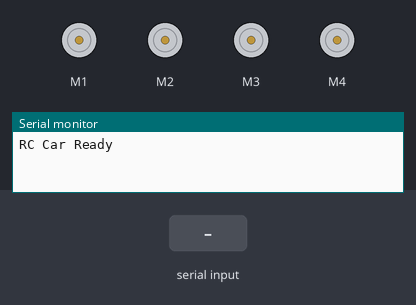
A program run on a simulated Arduino Uno, built with avr-gcc and run on an emulated ATmega328P. On the bench: 4 × DC motor (green arrow = forward, orange = backward, longer = faster), the last lines printed to the serial monitor. Inputs (shaded band) come from the test bench.

Above: at 1.2 s.
1.3 s: "F" received over Serial
At 1.7 s:
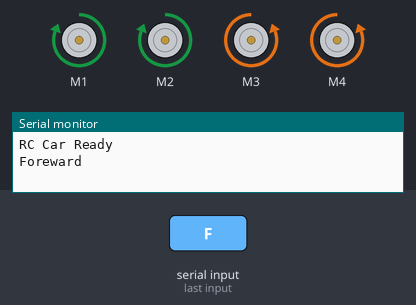
4.3 s: "B" received over Serial
At 5.2 s:
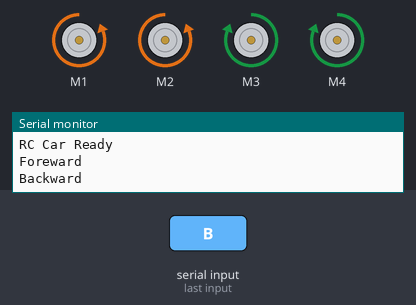
7.3 s: "L" received over Serial
At 8.5 s:
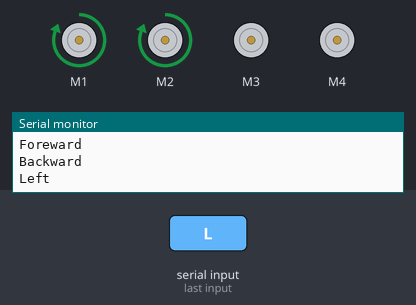
10.3 s: "R" received over Serial
At 10.9 s:
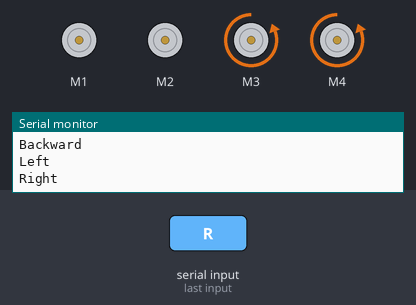
Timing chart, 0 to 13.3 s (numbered marks = the images above; inputs shaded):
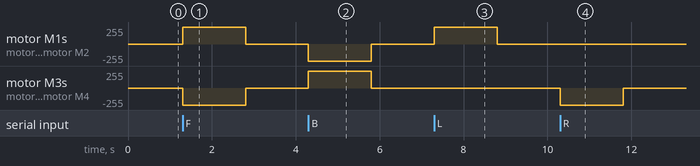

Measured:
- after the input at 1.3 s, motor M1, motor M2: stopped → forward 255/255 at once, → stopped 1.5 s later; motor M3, motor M4: stopped → backward 255/255 at once, → stopped 1.5 s later
- after the input at 4.3 s, motor M1, motor M2: stopped → backward 255/255 at once, → stopped 1.5 s later; motor M3, motor M4: stopped → forward 255/255 at once, → stopped 1.5 s later
- after the input at 7.3 s, motor M1, motor M2: stopped → forward 255/255 at once, → stopped 1.5 s later
- after the input at 10.3 s, motor M3, motor M4: stopped → backward 255/255 at once, → stopped 1.5 s later

The program:

main.cpp
```cpp
#include <Arduino.h>
#include <AFMotor.h>
#include <SoftwareSerial.h>
// Using the hardware UART for HC-05 (0,1 pins)
#define BTSerial Serial

//Use SoftwareSerial when connecting to pins other than 0,1
//SoftwareSerial BTSerial(10,11)
// Define motor objects using AFMotor library
AF_DCMotor motor1(1, MOTOR12_1KHZ); // Motor 1
AF_DCMotor motor2(2, MOTOR12_1KHZ); // Motor 2
AF_DCMotor motor3(3, MOTOR34_1KHZ); // Motor 3
AF_DCMotor motor4(4, MOTOR34_1KHZ); // Motor 4
// Safety timeout (ms) — stops motors if no command received
unsigned long lastBTTime = 0;
const unsigned long BT_TIMEOUT = 1500; // 1.5 seconds

// Function prototypes
void moveForward();
void moveBackward();
void turnLeft();
void turnRight();
void stopMotors();

void setup()
{
  BTSerial.begin(9600);
  Serial.begin(9600);

  // Initialize motors to stop
  motor1.setSpeed(255);
  motor2.setSpeed(255);
  motor3.setSpeed(255);
  motor4.setSpeed(255);

  stopMotors();

  Serial.println("RC Car Ready");
}

void loop()
{

  // Check for Bluetooth commands
  if (BTSerial.available())
  {
    char c = BTSerial.read();
    lastBTTime = millis(); // update last command time

    switch (c)
    {
    case 'F':
    case 'f':
      moveForward();
      break;

    case 'B':
    case 'b':
      moveBackward();
      break;

    case 'L':
    case 'l':
      turnLeft();
      break;

    case 'R':
    case 'r':
      turnRight();
      break;

    case 'S':
    case 's':
      stopMotors();
      break;

    default:
      break;
    }
  }

  if (millis() - lastBTTime > BT_TIMEOUT)
  {
    stopMotors();
  }
}

// =======================
// Motor control functions
// =======================

void moveForward()
{
  motor1.run(FORWARD);
  motor2.run(FORWARD);
  motor3.run(BACKWARD);
  motor4.run(BACKWARD);
  BTSerial.println("Foreward");
}

void moveBackward()
{
  motor1.run(BACKWARD);
  motor2.run(BACKWARD);
  motor3.run(FORWARD);
  motor4.run(FORWARD);
  BTSerial.println("Backward");
}

void turnLeft()
{
  // left motors backward, right motors forward
  motor1.run(FORWARD); // Motor 1 moves backward
  motor2.run(FORWARD); // Motor 2 moves forward
  motor3.run(RELEASE); // Motor 3 moves forward
  motor4.run(RELEASE); // Motor 4 moves backward
  BTSerial.println("Left");
}

void turnRight()
{
  // left motors forward, right motors backward
  motor1.run(RELEASE);  // Motor 1 moves backward
  motor2.run(RELEASE);  // Motor 2 moves forward
  motor3.run(BACKWARD); // Motor 3 moves forward
  motor4.run(BACKWARD); // Motor 4 moves backward
  BTSerial.println("Right");
}

void stopMotors()
{
  motor1.run(RELEASE);
  motor2.run(RELEASE);
  motor3.run(RELEASE);
  motor4.run(RELEASE);
}
```
